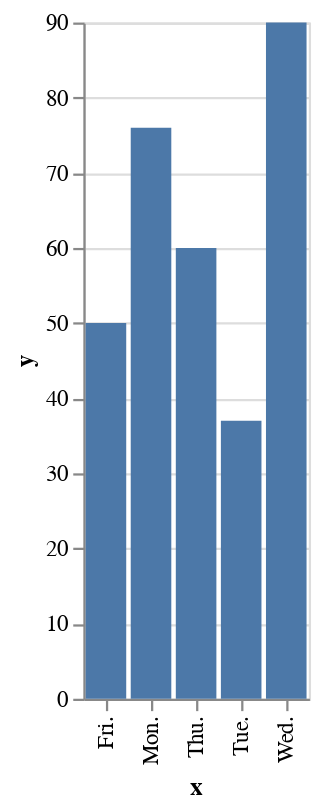

The notebook cell this image was saved under:
### Code cell
alt.Chart(d1).mark_bar().encode(
    x='x',
    y='y'
)                                   #没发现它的顺序很诡异么？会对x轴排了序

### Figure 1 — Vega-Lite specification as saved in the notebook (floating-point values rounded to 4 significant figures)
{"config": {"view": {"continuousWidth": 400, "continuousHeight": 300}}, "data": {"name": "data-8d5d1ee392d8e452bad0eca3307d86e5"}, "mark": "bar", "encoding": {"x": {"type": "nominal", "field": "x"}, "y": {"type": "quantitative", "field": "y"}}, "$schema": "https://vega.github.io/schema/vega-lite/v4.0.2.json", "datasets": {"data-8d5d1ee392d8e452bad0eca3307d86e5": [{"x": "Mon.", "y": 76, "z": 37, "h": 3, "k": "a"}, {"x": "Tue.", "y": 37, "z": 46, "h": 1, "k": "a"}, {"x": "Wed.", "y": 90, "z": 53, "h": 5, "k": "c"}, {"x": "Thu.", "y": 60, "z": 81, "h": 4, "k": "d"}, {"x": "Fri.", "y": 50, "z": 60, "h": 2, "k": "c"}]}}
